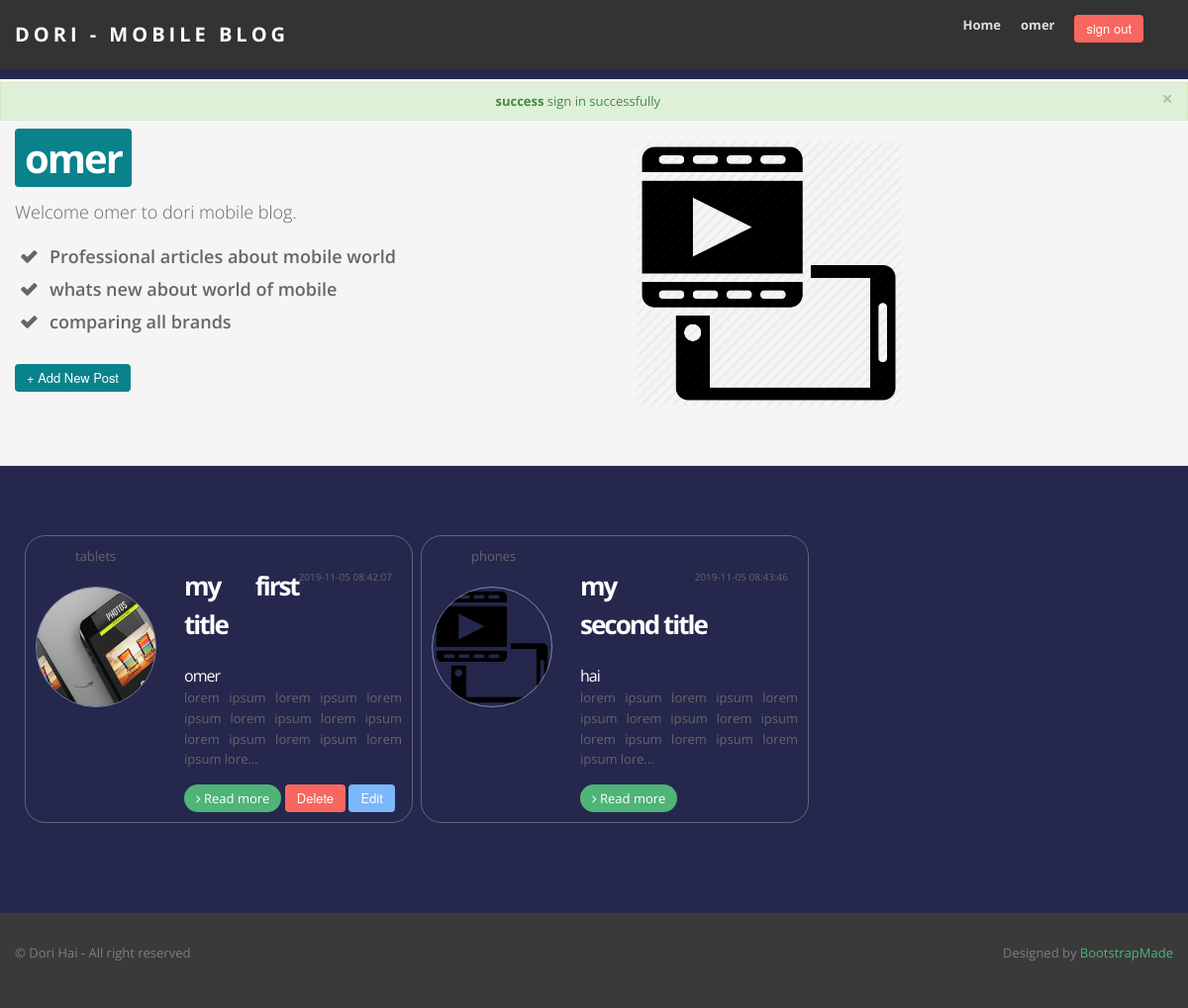
Page /index.php (signed in) on the committed database.
### tables this page shows
CREATE TABLE `posts` (
  `id` int(11) NOT NULL,
  `uid` int(11) NOT NULL,
  `title` varchar(255) NOT NULL,
  `category` varchar(50) NOT NULL,
  `post` text NOT NULL,
  `post_img` varchar(50) NOT NULL,
  `create_time` datetime NOT NULL DEFAULT current_timestamp()
);

CREATE TABLE `users` (
  `id` int(11) NOT NULL,
  `name` char(50) NOT NULL,
  `email` char(50) NOT NULL,
  `pwd` varchar(250) NOT NULL,
  `role` int(1) NOT NULL,
  `updated_at` datetime NOT NULL DEFAULT current_timestamp()
);

### index.php (the view, shortened to what this page needs)
<?php
require_once "tpl/header.php";
?>
<?php
$link = db_connect();
$sql_get_posts = "SELECT posts.*,users.name FROM posts LEFT JOIN users on users.id = posts.uid";
$result = mysqli_query($link, $sql_get_posts);
if ($result && mysqli_num_rows($result) > 0)
{
    $posts_data = mysqli_fetch_all($result, MYSQLI_ASSOC);
}
else
{
    msg_alert("warning", "unknown error, try to refresh the page");
}
?>
<section id="intro">
  <div class="container">
    <div class="row">
      <div class="span6">
        <h2><strong><span class="highlight primary"><?=$_SESSION['name'] ?></span></strong></h2>
        <p class="lead">
          Welcome <?=$_SESSION['name'] ?> to dori mobile blog.
        </p>
        <ul class="list list-ok strong bigger">
          <li>Professional articles about mobile world</li>
          <li>whats new about world of mobile</li>
          <li>comparing all brands</li>
        </ul>
        <a href="add_post.php"><button class="btn btn-primary">+ Add New Post</button></a>
      </div>
      <div class="span6">
        <div class="group section-wrap upper" id="upper">
          <div class="section-2 group">
            <ul id="images" class="rs-slider">
              <li class="group">
                <a href="#">
                  <img src="assets/img/slides/refine/slide1.png" alt="" width="50%" />
                </a>
              </li>
            </ul>
          </div>
        </div>
      </div>
    </div>
  </div>
</section>
<section id="maincontent">
  <div class="container">
    <div class="row">
      <?php if (isset($posts_data)): ?>
        <?php foreach ($posts_data as $data): ?>
          <div class="span4">
            <div class="features">
              <div class="category"><?=htmlspecialchars($data['category']); ?></div>
              <img src="assets/img/posts/<?=$data['post_img']; ?>" class="post_sm_img" />
              <span class="date"><?=$data['create_time']; ?></span>
              <div class="features_content">
                <h3><?=htmlspecialchars($data['title']); ?></h3>
                <p class="left postConSm">
                  <h6><?=htmlspecialchars($data['name']); ?> </h6>
                  <?=substr(htmlspecialchars($data['post']) , 0, 100); ?>...
                </p>
                <a href="article.php?id=<?=$data['id'] ?>" class="btn btn-color btn-rounded"><i class="icon-angle-right"></i> Read more</a>
                <?php if ($_SESSION['uid'] == $data['uid']): ?>
                  <a href="delete_post.php?id=<?=$data['id'] ?>"><button class="btn btn-danger">Delete</button></a>
                  <a href="edit_post.php?id=<?=$data['id'] ?>"><button class="btn btn-info">Edit</button></a>
                <?php
        endif ?>
              </div>
            </div>
          </div>
        <?php
    endforeach; ?>
      <?php
endif; ?>
    </div>
  </div>
  <div class="row">
    <div class="span12">
      <div class="blank10"></div>
    </div>
  </div>
</section>
<?php
require_once "tpl/footer.php";
?>

### tpl/header.php (shortened to what this page needs)
<!DOCTYPE html>
<html lang="en">
<head>
  <link href="assets/css/bootstrap.css" rel="stylesheet">
  <link href="assets/css/bootstrap-responsive.css" rel="stylesheet">
  <link href="assets/css/docs.css" rel="stylesheet">
  <link href="assets/css/prettyPhoto.css" rel="stylesheet">
  <link href="assets/js/google-code-prettify/prettify.css" rel="stylesheet">
  <link href="assets/css/flexslider.css" rel="stylesheet">
  <link href="assets/css/refineslide.css" rel="stylesheet">
  <link href="assets/css/font-awesome.css" rel="stylesheet">
  <link href="assets/css/animate.css" rel="stylesheet">
  <link href="assets/css/style.css" rel="stylesheet">
  <link href="assets/css/login.css" rel="stylesheet">
  <link href="assets/color/default.css" rel="stylesheet">
</head>
<body>
  <header>
    <div class="cbp-af-header">
      <div class=" cbp-af-inner">
        <div class="container">
          <div class="row">
            <div class="span4">
              <div class="logo">
                <h1><a href="index.php">Dori - Mobile Blog</a></h1>
              </div>
            </div>
            <div class="span8">
              <div class="navbar">
                <div class="navbar-inner">
                  <nav>
                    <ul class="nav topnav">
                      <li class="dropdown">
                        <a href="index.php">Home</a>
                      </li>
                      <?php
                      if(empty($_SESSION['uid'])) :
                      ?>
                      <li>
                       <a> guest</a>
                      </li>
                      <li>
                        <a href="login.php"><button class="btn btn-success">sign in</button></a>
                      </li>
                      <li>
                        <a href="signup.php"><button class="btn btn-warning">sign up</button></a>
                      </li>
                        <?php
                     else:
                     ?>
                        <li>
                            <a><?= $_SESSION['name'];?></a>
                        </li>
                      <li>
                        <a href="logout.php"><button class="btn btn-danger">sign out</button></a>
                      </li>
                <?php endif;?>
                    </ul>
                  </nav>
                </div>
              </div>
            </div>
           </div>
        </div>
            <?php if(isset($_SESSION['msg']) &&!empty($_SESSION['msg'])):?>
          <div class="alert alert-<?= $_SESSION['msg_type'];?> alert-dismissible fade in text-center">
          <a href="#" class="close" data-dismiss="alert" aria-label="close">&times;</a>
          <strong>
                <?= $_SESSION['msg_type'];?>
          </strong>
                <?= $_SESSION['msg'];?>
          </div>
                <?php
                endif;
                ?>
      </div>
    </div>
  </header>

### tpl/footer.php (shortened to what this page needs)
 <footer class="footer">
      <div class="container">
        <div class="row">
          <div class="span6">
            <p>
              &copy; Dori Hai - All right reserved
            </p>
          </div>
          <div class="span6">
            <div class="pull-right">
              <div class="credits">
                Designed by <a href="https://bootstrapmade.com/">BootstrapMade</a>
              </div>
            </div>
          </div>
        </div>
      </div>
  </footer>
</body>
</html>

### assets/css/refineslide.css (style rules this page uses)
.rs-wrap:after, .rs-slider:after, .rs-thumb-wrap:after, .rs-arrows:after, .rs-caption:after { content: "."; display: block; height: 0; clear: both; line-height: 0; visibility: hidden; }
.rs-slider > li > a { display: block }
.rs-slider > li { list-style: none; filter: alpha(opacity=0); opacity: 0; width: 100%; height: 100%; margin: 0 -100% 0 0; padding: 0; float: left; position: relative; }
.rs-slider > li > a { padding: 0; background: none; -webkit-border-radius: 0; -moz-border-radius: 0; border-radius: 0; }
.rs-slider > li img { display: block; max-width: 100%; max-height: 100%; -ms-interpolation-mode: bicubic; }
.rs-slider > li { -moz-border-radius: 5px; -webkit-border-radius: 5px; border-radius: 5px; }
.rs-slider > li img { -moz-border-radius: 5px; -webkit-border-radius: 5px; border-radius: 5px; }

### assets/css/style.css (style rules this page uses)
.row { margin-bottom:30px; }
header .cbp-af-header .row { margin-bottom:0; }
.left { float:left; }
#intro h2 { font-size: 40px; line-height: 1; letter-spacing: -2px; }
.logo a,.logo a:hover { color:#fff; text-decoration:none; }
.logo h1 { font-weight:700; font-size: 20px; }
.navbar-inner { padding-right: 20px; margin:0; padding-top:0; padding-left: 20px; background: none; background-image: none; border: none; -webkit-border-radius: 0; -moz-border-radius: 0; border-radius: 0; *zoom: 1; -webkit-box-shadow: none; -moz-box-shadow: none; box-shadow: none; margin-top:-30px; }
.navbar ul.topnav { float:right; margin-top:20px; }
.navbar .nav > li > a { padding:0; padding:0 0 20px 20px; float: none; font-size:13px; color: #ddd; text-decoration: none; text-shadow: none; font-weight:bold; }
#maincontent { z-index:1000; margin-top:0px; padding:20px 0 0 0; }
section#intro { max-width: 100%; background:#f5f5f5; height:auto; margin: 0 auto; margin-top:80px; padding: 0; border-bottom:1px solid #e9e9e9; padding-top:60px; margin-bottom:40px; }
.features { display: block; width: 100%; position: relative; overflow: hidden; }
.features_content h3 { letter-spacing:-2px; font-weight:700; }
.features .features_content { padding-left: 150px; min-height: 222px; text-align: justify; }
.blank10 { margin:10px 0 10px 0; width:100%; height:1px; }
.highlight { color:#fff; padding:2px 10px; -webkit-border-radius: 4px; -moz-border-radius: 4px; border-radius: 4px; }
.highlight.primary { background:#09828c; }
.btn-rounded { -webkit-border-radius: 20px; -moz-border-radius: 20px; border-radius: 20px; }
a [class^="icon-"] { cursor:pointer; }
ul.list { list-style-type: none; list-style-position: outside; display: block; overflow: hidden; margin-bottom: 10px; }
ul.list li { position: relative; display: block; line-height:1.5em; margin:0; padding:0; padding-left: 20px; }
ul.list.strong li { font-weight:600; }
ul.list.bigger li { font-size:18px; padding-left: 30px; }
ul.list.bigger li:before { font-size:18px; }
ul.list li:before { font-family: "FontAwesome"; font-size: 13px; position: absolute; left: 0; top: 1px; }
ul.list-ok li:before { content: "\f00c"; }
ul.list, ol.list { margin:0 0 20px 0;padding:0; }
ul.list { list-style:none outside; }
ul.list li , ul.list li { line-height:21px; margin: 0 0 12px 5px; }
footer { padding-top:30px; color:#7e7e7e; }
footer.footer { background:#3a3a3a; }
.alert { width:70%vw; }
body { background-color: #25274d; }
h3 { color: #ffffff; }
.features { border:1px solid rgba(255, 255, 255, 0.281); margin: 10px; padding: 10px; border-radius: 1.3rem; }
.post_sm_img { margin-top: 20px; border-radius: 50%; width: 120px; height: 120px; border: #c9edff83 1px solid; float: left; }
h6 { color: #FFFFFF; font-size: 1rem; padding: 0; margin: 0; }
.date { font-size: 10px; float: right; margin-right: 10px; }
.category { margin-left:40px; }

### assets/color/default.css (style rules this page uses)
a { color: #4eb478; }
.btn-color { background: #4eb478; *background: #4eb478; }

### assets/css/headerfix.css (style rules this page uses)
.cbp-af-header { position: fixed; top: 0; left: 0; width: 100%; background: #333; z-index: 10000; height: 30px; padding:20px 0 20px 0; -webkit-transition: height 0.3s; -moz-transition: height 0.3s; transition: height 0.3s; }
.cbp-af-header .cbp-af-inner { width: 100%; margin: 0 auto; }
.cbp-af-header h1, .cbp-af-header nav { display: inline-block; position: relative; }
.cbp-af-header h1, .cbp-af-header nav a { line-height: 30px; }
.cbp-af-header h1 { text-transform: uppercase; color: #fff; letter-spacing: 4px; font-size: 3em; margin: 0; float: left; }
.cbp-af-header nav { float: right; }
.cbp-af-header h1, .cbp-af-header nav a { -webkit-transition: all 0.3s; -moz-transition: all 0.3s; transition: all 0.3s; }

### rows in the picture
posts: category "tablets", post_img (picture), create_time "2019-11-05 08:42:07", title "my first title", uid.name "omer", post "lorem ipsum lorem ipsum lorem ipsum lorem ipsum lorem ipsum lorem ipsum lorem ipsum lorem ipsum lore"
posts: category "phones", post_img (placeholder picture), create_time "2019-11-05 08:43:46", title "my second title", uid.name "hai", post "lorem ipsum lorem ipsum lorem ipsum lorem ipsum lorem ipsum lorem ipsum lorem ipsum lorem ipsum lore"

### other values in the picture
$_SESSION['name'] "omer"
$_SESSION['msg_type'] "success"
$_SESSION['msg'] "sign in successfully"
